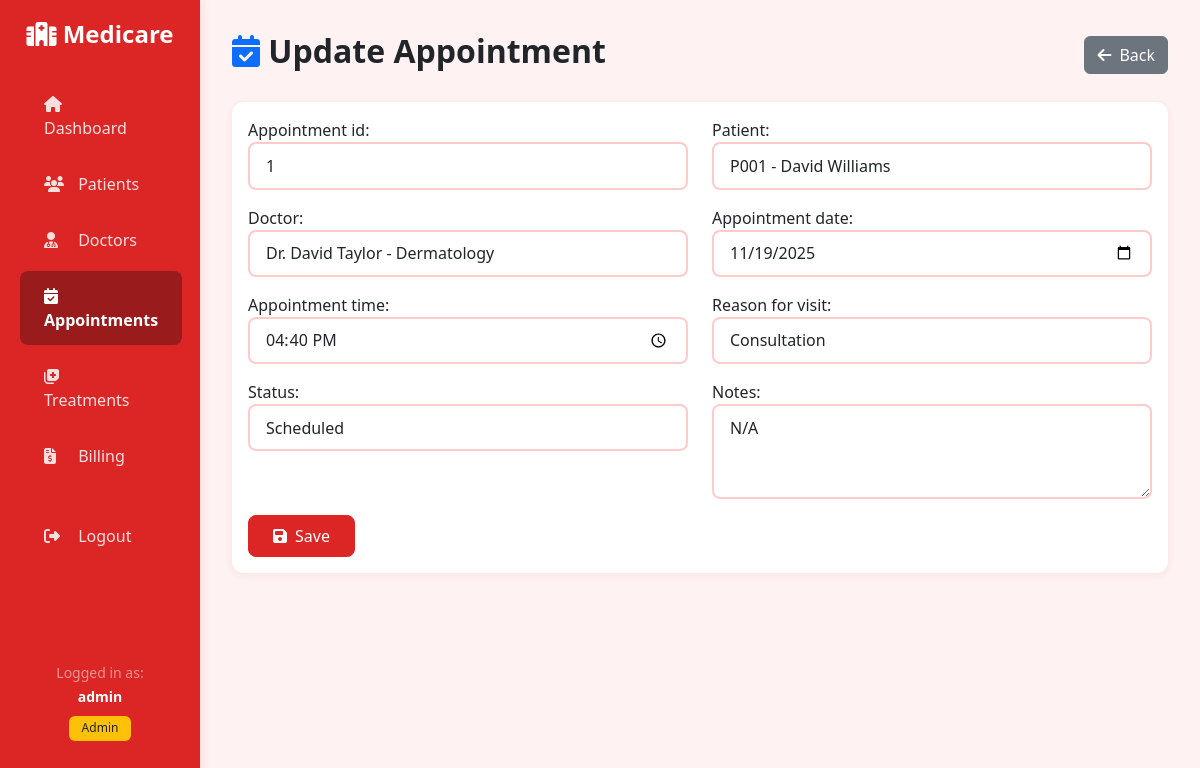
/appointments/1/update/ (signed in), run on the app's committed database.
### medicare/models.py (models this page shows, shortened)
class Appointment(models.Model):
    STATUS_CHOICES = [
        ('Scheduled', 'Scheduled'),
        ('Completed', 'Completed'),
        ('Cancelled', 'Cancelled'),
        ('No-show', 'No-show'),
    ]
    REASON_CHOICES = [
        ('Checkup', 'Checkup'),
        ('Consultation', 'Consultation'),
        ('Follow-up', 'Follow-up'),
        ('Emergency', 'Emergency'),
        ('Therapy', 'Therapy'),
    ]
    appointment_id = models.CharField(max_length=10, unique=True, primary_key=True)
    patient = models.ForeignKey(Patient, on_delete=models.CASCADE, related_name='appointments')
    doctor = models.ForeignKey(Doctor, on_delete=models.CASCADE, related_name='appointments')
    appointment_date = models.DateField()
    appointment_time = models.TimeField()
    reason_for_visit = models.CharField(max_length=100, choices=REASON_CHOICES)
    status = models.CharField(max_length=20, choices=STATUS_CHOICES, default='Scheduled')
    notes = models.TextField(blank=True, null=True)
    created_at = models.DateTimeField(auto_now_add=True)
    updated_at = models.DateTimeField(auto_now=True)
    class Meta:
        ordering = ['-appointment_date', '-appointment_time']

class Patient(models.Model):
    GENDER_CHOICES = [
        ('M', 'Male'),
        ('F', 'Female'),
        ('O', 'Other'),
    ]
    patient_id = models.CharField(max_length=10, unique=True, primary_key=True)
    first_name = models.CharField(max_length=100)
    last_name = models.CharField(max_length=100)
    gender = models.CharField(max_length=1, choices=GENDER_CHOICES)
    date_of_birth = models.DateField()
    contact_number = models.CharField(max_length=15)
    address = models.TextField()
    registration_date = models.DateField()
    insurance_provider = models.CharField(max_length=100)
    insurance_number = models.CharField(max_length=50)
    email = models.EmailField()
    class Meta:
        ordering = ['patient_id']
    def __str__(self):
        return f"{self.patient_id} - {self.first_name} {self.last_name}"

class Doctor(models.Model):
    SPECIALIZATIONS = [
        ('Cardiology', 'Cardiology'),
        ('Dermatology', 'Dermatology'),
        ('Pediatrics', 'Pediatrics'),
        ('Oncology', 'Oncology'),
        ('Neurology', 'Neurology'),
        ('Orthopedics', 'Orthopedics'),
        ('Other', 'Other'),
    ]
    doctor_id = models.CharField(max_length=10, unique=True, primary_key=True)
    first_name = models.CharField(max_length=100)
    last_name = models.CharField(max_length=100)
    specialization = models.CharField(max_length=100, choices=SPECIALIZATIONS)
    phone_number = models.CharField(max_length=15)
    years_experience = models.IntegerField()
    hospital_branch = models.CharField(max_length=100)
    email = models.EmailField()
    class Meta:
        ordering = ['doctor_id']
    def __str__(self):
        return f"Dr. {self.first_name} {self.last_name} - {self.specialization}"

### medicare/views.py (the view)
# urls.py: path('appointments/<str:pk>/update/', views.appointment_update, name='appointment_update'),
@login_required
def appointment_update(request, pk):
    appointment = get_object_or_404(Appointment, pk=pk)
    if request.method == 'POST':
        form = AppointmentForm(request.POST, instance=appointment)
        if form.is_valid():
            form.save()
            messages.success(request, 'Appointment updated successfully!')
            return redirect('appointment_detail', pk=pk)
    else:
        form = AppointmentForm(instance=appointment)
    return render(request, 'medicare/appointment_form.html', {'form': form, 'action': 'Update', 'appointment': appointment})

### medicare/forms.py
class AppointmentForm(forms.ModelForm):
    class Meta:
        model = Appointment
        fields = '__all__'
        widgets = {
            'appointment_id': forms.TextInput(attrs={'class': 'form-control', 'placeholder': 'A001'}),
            'patient': forms.Select(attrs={'class': 'form-control'}),
            'doctor': forms.Select(attrs={'class': 'form-control'}),
            'appointment_date': forms.DateInput(attrs={'class': 'form-control', 'type': 'date'}),
            'appointment_time': forms.TimeInput(attrs={'class': 'form-control', 'type': 'time'}),
            'reason_for_visit': forms.Select(attrs={'class': 'form-control'}),
            'status': forms.Select(attrs={'class': 'form-control'}),
            'notes': forms.Textarea(attrs={'class': 'form-control', 'rows': 3}),
        }

### templates/medicare/appointment_form.html (shortened to what this page needs)
{%extends 'medicare/base.html'%}
{%block content%}
<div class="d-flex justify-content-between align-items-center mb-4">
    <h1 class="h2 fw-bold"><i class="fas fa-calendar-check text-primary"></i> {{action}} Appointment</h1>
    <a href="{%url 'appointment_list'%}" class="btn btn-secondary">
        <i class="fas fa-arrow-left me-2"></i>Back
    </a>
</div>
<div class="card">
    <div class="card-body">
        <form method="post">
            <div class="row">
                {%for field in form%}
                <div class="col-md-6 mb-3">
                    {{field.label_tag}}
                    {{field}}
                </div>
                {%endfor%}
            </div>
            <button type="submit" class="btn btn-primary">
                <i class="fas fa-save me-2"></i>Save
            </button>
        </form>
    </div>
</div>
{%endblock%}

### templates/medicare/base.html (shortened to what this page needs)
<!DOCTYPE html>
<html lang="en">
<head>
    <link href="https://cdn.jsdelivr.net/npm/bootstrap@5.3.0/dist/css/bootstrap.min.css" rel="stylesheet">
    <link rel="stylesheet" href="https://cdnjs.cloudflare.com/ajax/libs/font-awesome/6.4.0/css/all.min.css">
</head>
<body>
    {% if user.is_authenticated %}
    <div class="container-fluid">
        <div class="row">
            <nav class="col-md-2 d-md-block sidebar">
                <div class="position-sticky pt-3">
                    <a href="{% url 'dashboard' %}" class="navbar-brand d-block text-center mb-4">
                        <i class="fas fa-hospital-alt"></i> Medicare
                    </a>
                    <ul class="nav flex-column">
                        <li class="nav-item">
                            <a class="nav-link {% if request.resolver_match.url_name == 'dashboard' %}active{% endif %}" href="{% url 'dashboard' %}">
                                <i class="fas fa-home"></i> Dashboard
                            </a>
                        </li>
                        {% if user.is_staff or user.is_superuser %}
                        <li class="nav-item">
                            <a class="nav-link {% if 'patient' in request.resolver_match.url_name %}active{% endif %}" href="{% url 'patient_list' %}">
                                <i class="fas fa-users"></i> Patients
                            </a>
                        </li>
                        <li class="nav-item">
                            <a class="nav-link {% if 'doctor' in request.resolver_match.url_name %}active{% endif %}" href="{% url 'doctor_list' %}">
                                <i class="fas fa-user-md"></i> Doctors
                            </a>
                        </li>
                        <li class="nav-item">
                            <a class="nav-link {% if 'appointment' in request.resolver_match.url_name %}active{% endif %}" href="{% url 'appointment_list' %}">
                                <i class="fas fa-calendar-check"></i> Appointments
                            </a>
                        </li>
                        <li class="nav-item">
                            <a class="nav-link {% if 'treatment' in request.resolver_match.url_name %}active{% endif %}" href="{% url 'treatment_list' %}">
                                <i class="fas fa-notes-medical"></i> Treatments
                            </a>
                        </li>
                        <li class="nav-item">
                            <a class="nav-link {% if 'billing' in request.resolver_match.url_name %}active{% endif %}" href="{% url 'billing_list' %}">
                                <i class="fas fa-file-invoice-dollar"></i> Billing
                            </a>
                        </li>
                        {% endif %}
                        <li class="nav-item mt-4">
                            <a class="nav-link" href="{% url 'logout' %}">
                                <i class="fas fa-sign-out-alt"></i> Logout
                            </a>
                        </li>
                    </ul>
                    <div class="text-center text-white-50 mt-5 pt-5">
                        <small>Logged in as:<br><strong class="text-white">{{ user.username }}</strong></small>
                        {% if user.is_staff or user.is_superuser %}
                        <br><span class="badge bg-warning text-dark mt-2">Admin</span>
                        {% else %}
                        <br><span class="badge bg-info mt-2">User</span>
                        {% endif %}
                    </div>
                </div>
            </nav>
            <main class="col-md-10 ms-sm-auto main-content">
                {% block content %}{% endblock %}
            </main>
        </div>
    </div>
    {% else %}
        {% block login_content %}{% endblock %}
    {% endif %}
</body>
</html>

### templates/medicare/base.html (style rules this page uses)
:root { --primary-color: #dc2626; --primary-hover: #b91c1c; --primary-dark: #991b1b; --secondary-color: #fca5a5; --success-color: #dc2626; --danger-color: #7f1d1d; --warning-color: #f87171; --info-color: #ef4444; --dark-color: #450a0a; --light-color: #fef2f2; --border-color: #fecaca; }
body { font-family: 'Segoe UI', Tahoma, Geneva, Verdana, sans-serif; background-color: var(--light-color); }
.sidebar { min-height: 100vh; background: #dc2626; box-shadow: 2px 0 10px rgba(220, 38, 38, 0.1); }
.sidebar .nav-link { color: rgba(255,255,255,0.85); padding: 0.8rem 1.5rem; transition: all 0.3s ease; border-radius: 8px; margin: 0.2rem 0.5rem; }
.sidebar .nav-link.active { background-color: #991b1b; color: white; font-weight: 600; }
.sidebar .nav-link i { margin-right: 10px; width: 20px; }
.main-content { padding: 2rem; }
.card { border: none; border-radius: 12px; box-shadow: 0 2px 8px rgba(220, 38, 38, 0.08); transition: transform 0.3s ease, box-shadow 0.3s ease; }
.btn-primary { background-color: var(--primary-color); border-color: var(--primary-color); padding: 0.5rem 1.5rem; border-radius: 8px; transition: all 0.3s ease; }
.badge { padding: 0.4rem 0.8rem; font-weight: 500; border-radius: 6px; }
.navbar-brand { font-size: 1.5rem; font-weight: 700; color: white !important; }
.form-control, .form-select { border-radius: 8px; border: 2px solid var(--border-color); padding: 0.6rem 1rem; }

### data on the page
Appointment: form "1" "11/19/2025" "16:40:00" "Consultation" "Scheduled" "N/A"
Patient: form "P001 - David Williams"
Doctor: form "Dr. David Taylor - Dermatology"

### other printed values
{{ user.username }} "admin"
{{ action }} "Update"
{{ field.label_tag }} "Appointment id:" "Patient:" "Doctor:" "Appointment date:" "Appointment time:" "Reason for visit:" "Status:" "Notes:"
